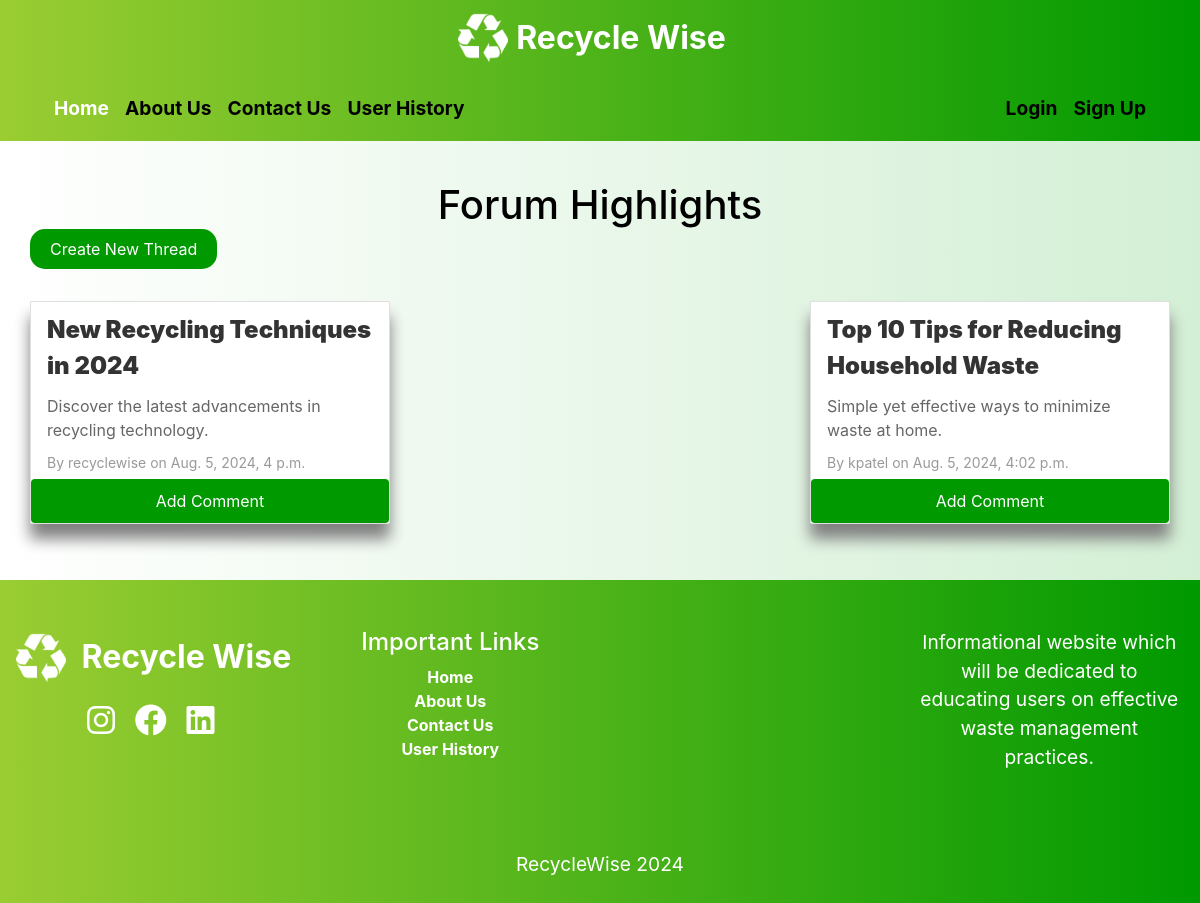
Screenshot of /community_engagement/forum-highlights/ with the database file from the repository.
### community_engagement/models.py (models this page shows, shortened)
class HighlightThread(models.Model):
    title = models.CharField(max_length=200)
    snippet = models.TextField()
    content = models.TextField()
    created_by = models.ForeignKey(User, on_delete=models.CASCADE)
    created_at = models.DateTimeField(auto_now_add=True)

### community_engagement/views.py (the view)
# urls.py: path('forum-highlights/', views.HighlightThreadListView, name='highlight_thread_list'),
def HighlightThreadListView(request):
    threads = HighlightThread.objects.all()
    return render(request, 'community_engagement/highlight_thread_list.html', {'threads': threads})

### templates/community_engagement/highlight_thread_list.html (shortened to what this page needs)
{% extends 'base.html' %}
{% block content %}
    {% load static %}
    <link rel="stylesheet" href="{% static 'css/community_engagement.css' %}">
<main>
    <div class="container-fluid py-3">
    <div class="my-4">
        <h1 class="text-center wow animate__animated animate__zoomIn" data-wow-duration="2s">Forum Highlights</h1>
        <a href="{% url 'highlight_thread_create' %}" class="create-thread-btn wow animate__animated animate__zoomIn" data-wow-duration="2s">Create New Thread</a>
    </div>
    <div class="thread-list wow animate__animated animate__zoomIn" data-wow-duration="1.5s">
        {% for thread in threads %}
            <div class="card pt-2 pb-5">
                <div class="container">
                    <a href="{% url 'highlight_thread_detail' thread.id %}" class="thread-title"><b>{{ thread.title }}</b></a>
                    <p class="thread-snippet">{{ thread.snippet }}</p>
                    <small class="thread-meta">By {{ thread.created_by.username }} on {{ thread.created_at }}</small>
                </div>
                <a href="{% url 'highlight_thread_detail' thread.id %}" class="comment-btn">Add Comment</a>
            </div>
        {% endfor %}
    </div>
    </div>
</main>
{% endblock %}

### static/css/base.css (style rules this page uses)
h1 { color: #000; font-size: 2.5em; }
p { color: #000; font-size: 1.2em; }
.wow { visibility: hidden; }

### static/css/community_engagement.css (style rules this page uses)
.create-thread-btn { background-color: #009900; color: white; padding: 10px 20px; border: none; border-radius: 15px; cursor: pointer; text-decoration: none; font-size: 1em; }
.comment-btn { background-color: #009900; color: white; padding: 10px 20px; border: none; border-radius: 4px; cursor: pointer; text-decoration: none; font-size: 1em; display: block; text-align: center; position: absolute; bottom: 0; width: 100%; }
.thread-list { display: flex; flex-wrap: wrap; gap: 20px; justify-content: space-between; margin-top: 40px; margin-bottom: 40px; }
.thread-list .card { box-shadow: 0 15px 15px 0 grey; transition: 0.3s; width: calc(33.333% - 20px); position: relative; border-radius: 2px; display: block; }
.thread-title { font-size: 1.5em; font-weight: bold; color: #333; text-decoration: none; margin-bottom: 10px; display: block; }
.thread-snippet { font-size: 1em; color: #666; margin-bottom: 10px; }
.thread-meta { font-size: 0.875em; color: #999; }
.container { padding: 2px 16px; border-color: #009900; }
.container p { color: #666; }
.container small { display: block; color: #999; margin-top: 10px; }

### rows the page displays
HighlightThread: title "New Recycling Techniques in 2024", snippet "Discover the latest advancements in recycling technology.", created_by.username "recyclewise", created_at "Aug. 5, 2024, 4 p.m."
HighlightThread: title "Top 10 Tips for Reducing Household Waste", snippet "Simple yet effective ways to minimize waste at home.", created_by.username "kpatel", created_at "Aug. 5, 2024, 4:02 p.m."
